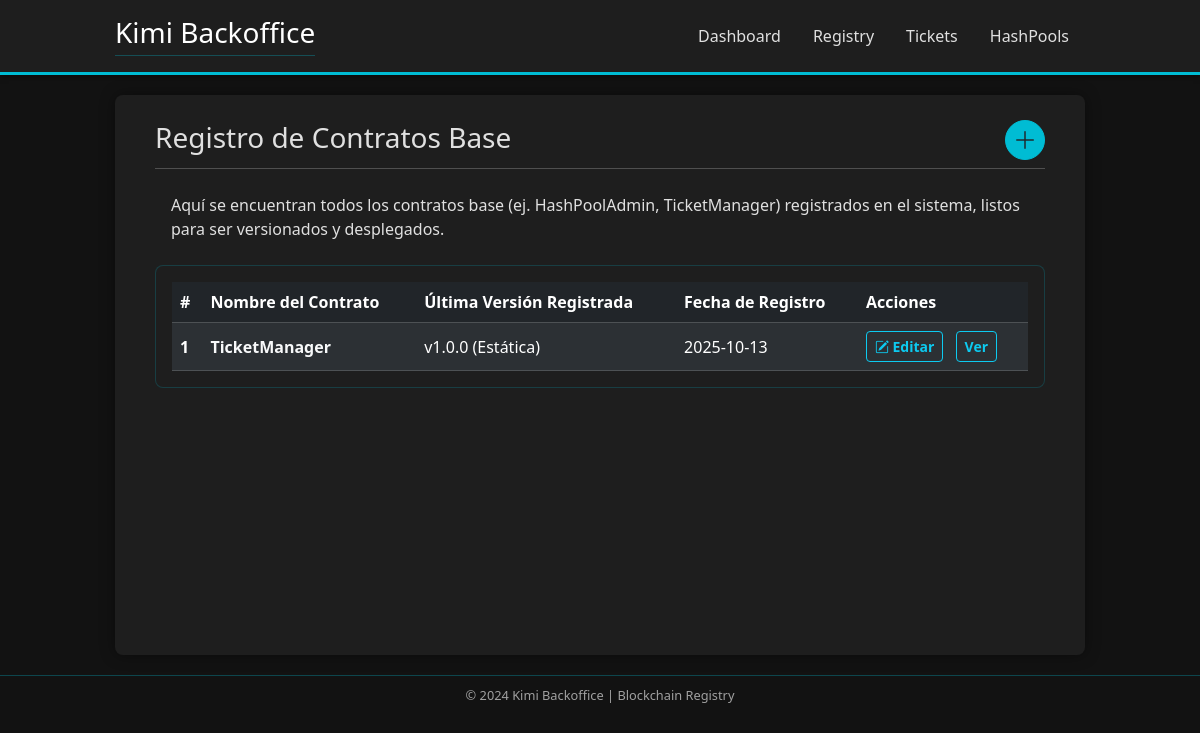
The app's page /contractRegistry/contract/list/, older data.
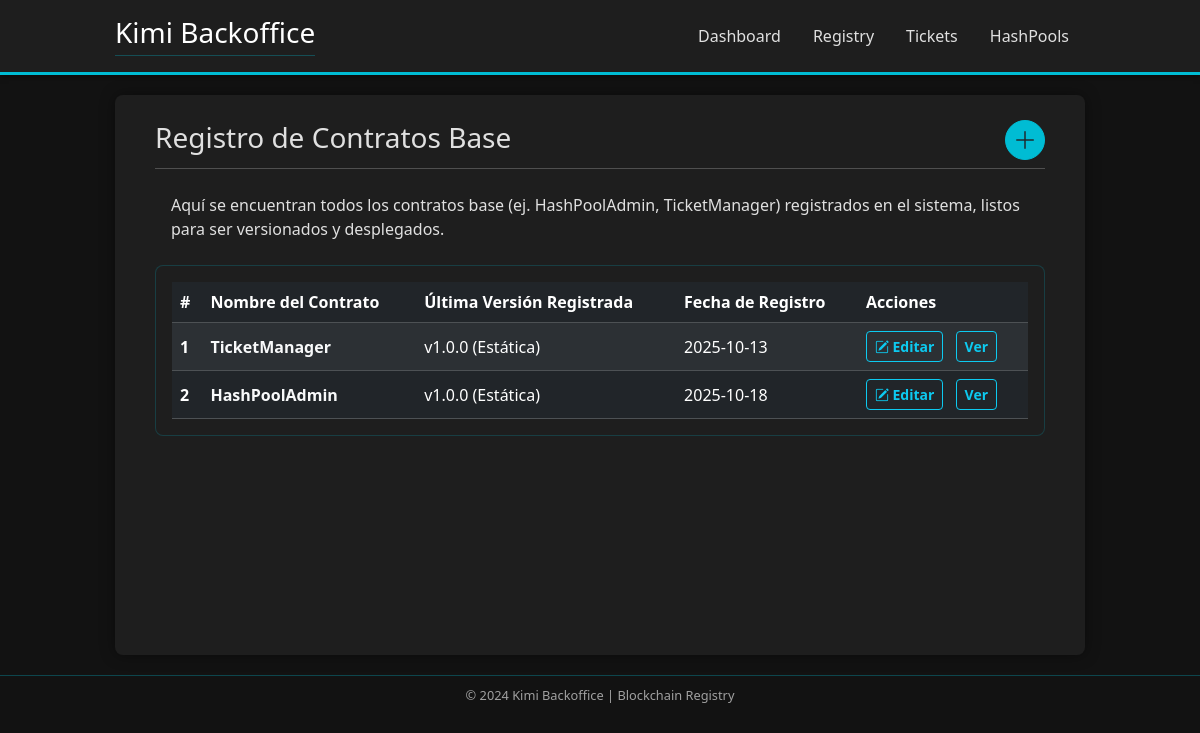
The same page, newer data.
### contractRegistry/models.py (models this page shows, shortened)
class BaseContract(models.Model):
    name = models.CharField(max_length=100, unique=True)
    descripcion = models.TextField(blank=True, help_text="Descripción opcional del contrato base.")
    created_at = models.DateTimeField(auto_now_add=True)

### contractRegistry/views.py (the view)
# urls.py: path('contract/list/', views.contractList, name='contract_list'),
def contractList(request):
    contracts = BaseContract.objects.all()
    context = {
        'contracts': contracts
    }
    return render(request, 'contractRegistry/contractList.html', context)

### templates/contractRegistry/contractList.html (shortened to what this page needs)
{% extends "base.html" %}
{% load static %}
{% block content %}
<div class="centered-container mx-auto dashboard-content">
    <div class="d-flex justify-content-between align-items-center mb-2">
        <h2 class="h3 text-accent mb-0" style="border-bottom: none !important;">Registro de Contratos Base</h2>
        <a href="{% url 'contractRegistry:register_contract' %}"
           class="btn btn-accent rounded-circle p-0"
           style="width: 40px; height: 40px; line-height: 40px; font-size: 1.5rem; display: flex; align-items: center; justify-content: center;"
           title="Agregar Nuevo Contrato">
            <i class="bi bi-plus-lg fw-bold text-dark"></i>
        </a>
    </div>
    <hr class="text-accent mt-0 mb-2">
    <div class="mb-2 welcome-card p-3">
        <p class="mb-0 text-text-dim">
            Aquí se encuentran todos los contratos base (ej. HashPoolAdmin, TicketManager) registrados en el sistema, listos para ser versionados y desplegados.
        </p>
    </div>
    {% if contracts %}
        <div class="card status-card-table p-3" style="max-height: 500px; overflow-y: auto;">
            <div class="table-responsive">
                <table class="table table-dark table-striped table-hover mb-0">
                    <thead class="bg-dark sticky-top">
                        <tr>
                            <th scope="col" class="text-accent fw-bold">#</th>
                            <th scope="col" class="text-accent fw-bold">Nombre del Contrato</th>
                            <th scope="col" class="text-accent fw-bold">Última Versión Registrada</th>
                            <th scope="col" class="text-accent fw-bold">Fecha de Registro</th>
                            <th scope="col" class="text-accent fw-bold">Acciones</th>
                        </tr>
                    </thead>
                    <tbody>
                        {% for contract in contracts %}
                            <tr class="align-middle">
                                <th scope="row">{{ forloop.counter }}</th>
                                <td class="fw-bold text-light">{{ contract.name }}</td>
                                <td class="text-text-dim">v1.0.0 (Estática)</td>
                                <td class="text-text-dim">{{ contract.created_at|date:"Y-m-d" }}</td>
                                <td>
                                    <button class="btn btn-sm btn-outline-info fw-bold me-2 edit-contract-btn"
                                            data-bs-toggle="modal"
                                            data-bs-target="#editContractModal"
                                            data-id="{{ contract.pk }}"
                                            data-name="{{ contract.name }}">
                                        <i class="bi bi-pencil-square"></i> Editar
                                    </button>
                                    <a href="{% url 'contractRegistry:contract_detail' contract.pk %}" class="btn btn-sm btn-outline-info fw-bold">
                                        Ver
                                    </a>
                                </td>
                            </tr>
                        {% endfor %}
                    </tbody>
                </table>
            </div>
        </div>
    {% endif %}
</div>
{% endblock %}

Row changes from the older to the newer data that the page shows:
added BaseContract: name "HashPoolAdmin", created_at "2025-10-18"
